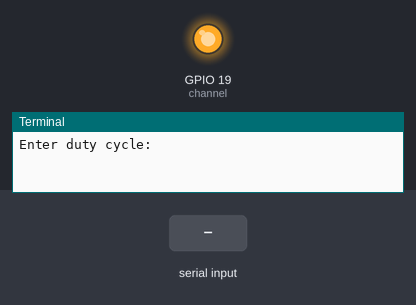
A program run on a simulated Raspberry Pi (BCM pin numbers). Parts: output pins drawn as LEDs (lit = HIGH), the last lines printed to the terminal. Inputs (shaded band) come from the test bench. At 2.8 s the program stops and its outputs stay as they are.

Above: at 1.2 s.
1.3 s: "q" typed at the terminal, then Enter
2.8 s: "5" typed at the terminal, then Enter
At 3.2 s:
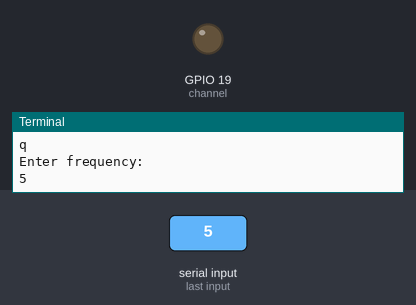
Timing chart, 0 to 4.3 s (numbered marks = the images above; inputs shaded):
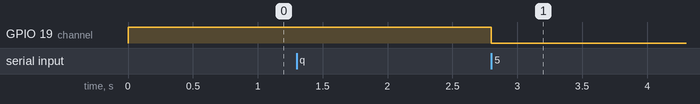

The program:

pwm.py
```python
import RPi.GPIO as GPIO

channel = 19
GPIO.setmode(GPIO.BCM)
GPIO.setup(channel, GPIO.OUT)

p = GPIO.PWM(channel, 2) #channel, frequency
p.start(100)

try:
    while True:
        try:
            d = input("Enter duty cycle:")
            f = input("Enter frequency:")

            if (d == 'q' or f == 'q'):
                break

            p.ChangeDutyCycle(int(d))
            p.ChangeFrequency(int(f))
        except ValueError as e:
            pass
except KeyboardInterrupt:
    pass

p.stop()
GPIO.cleanup()
```

Measured:
- after the input at 2.8 s, GPIO 19 (channel): HIGH → LOW at once
